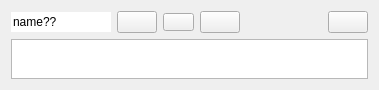
<?xml version="1.0" encoding="UTF-8"?>
<ui version="4.0">
 <class>FormSettingsField</class>
 <widget class="QWidget" name="FormSettingsField">
  <property name="geometry">
   <rect>
    <x>0</x>
    <y>0</y>
    <width>379</width>
    <height>90</height>
   </rect>
  </property>
  <property name="sizePolicy">
   <sizepolicy hsizetype="Preferred" vsizetype="Minimum">
    <horstretch>0</horstretch>
    <verstretch>0</verstretch>
   </sizepolicy>
  </property>
  <property name="maximumSize">
   <size>
    <width>16777215</width>
    <height>90</height>
   </size>
  </property>
  <property name="windowTitle">
   <string>Form</string>
  </property>
  <layout class="QVBoxLayout" name="verticalLayout">
   <item>
    <layout class="QHBoxLayout" name="horizontalLayout">
     <item>
      <widget class="QLineEdit" name="lineEditName">
       <property name="sizePolicy">
        <sizepolicy hsizetype="Minimum" vsizetype="Fixed">
         <horstretch>0</horstretch>
         <verstretch>0</verstretch>
        </sizepolicy>
       </property>
       <property name="maximumSize">
        <size>
         <width>100</width>
         <height>16777215</height>
        </size>
       </property>
       <property name="text">
        <string>name??</string>
       </property>
       <property name="frame">
        <bool>false</bool>
       </property>
       <property name="clearButtonEnabled">
        <bool>false</bool>
       </property>
      </widget>
     </item>
     <item>
      <widget class="QPushButton" name="pushButton">
       <property name="text">
        <string/>
       </property>
       <property name="icon">
        <iconset resource="content.qrc">
         <normaloff>:/content/text.png</normaloff>:/content/text.png</iconset>
       </property>
       <property name="checkable">
        <bool>true</bool>
       </property>
      </widget>
     </item>
     <item>
      <widget class="QPushButton" name="pushButtonSave">
       <property name="maximumSize">
        <size>
         <width>50</width>
         <height>16777215</height>
        </size>
       </property>
       <property name="font">
        <font>
         <pointsize>6</pointsize>
        </font>
       </property>
       <property name="statusTip">
        <string>Save project</string>
       </property>
       <property name="whatsThis">
        <string>Save project</string>
       </property>
       <property name="text">
        <string/>
       </property>
       <property name="icon">
        <iconset resource="content.qrc">
         <normaloff>:/content/save.png</normaloff>:/content/save.png</iconset>
       </property>
      </widget>
     </item>
     <item>
      <widget class="QPushButton" name="pushButtonLoad">
       <property name="maximumSize">
        <size>
         <width>50</width>
         <height>16777215</height>
        </size>
       </property>
       <property name="statusTip">
        <string>Reload Project</string>
       </property>
       <property name="whatsThis">
        <string>Reload project</string>
       </property>
       <property name="text">
        <string/>
       </property>
       <property name="icon">
        <iconset resource="content.qrc">
         <normaloff>:/content/replot.png</normaloff>:/content/replot.png</iconset>
       </property>
      </widget>
     </item>
     <item>
      <spacer name="horizontalSpacer">
       <property name="orientation">
        <enum>Qt::Horizontal</enum>
       </property>
       <property name="sizeHint" stdset="0">
        <size>
         <width>40</width>
         <height>20</height>
        </size>
       </property>
      </spacer>
     </item>
     <item>
      <widget class="QPushButton" name="pushButtonDelete">
       <property name="maximumSize">
        <size>
         <width>50</width>
         <height>16777215</height>
        </size>
       </property>
       <property name="statusTip">
        <string>Delete project</string>
       </property>
       <property name="whatsThis">
        <string>Delete project</string>
       </property>
       <property name="text">
        <string/>
       </property>
       <property name="icon">
        <iconset resource="content.qrc">
         <normaloff>:/content/trash.png</normaloff>:/content/trash.png</iconset>
       </property>
      </widget>
     </item>
    </layout>
   </item>
   <item>
    <widget class="QTextEdit" name="textEditDescription">
     <property name="maximumSize">
      <size>
       <width>5000</width>
       <height>40</height>
      </size>
     </property>
    </widget>
   </item>
  </layout>
 </widget>
 <resources>
  <include location="content.qrc"/>
 </resources>
 <connections>
  <connection>
   <sender>pushButton</sender>
   <signal>toggled(bool)</signal>
   <receiver>textEditDescription</receiver>
   <slot>setVisible(bool)</slot>
   <hints>
    <hint type="sourcelabel">
     <x>133</x>
     <y>19</y>
    </hint>
    <hint type="destinationlabel">
     <x>125</x>
     <y>42</y>
    </hint>
   </hints>
  </connection>
 </connections>
</ui>
